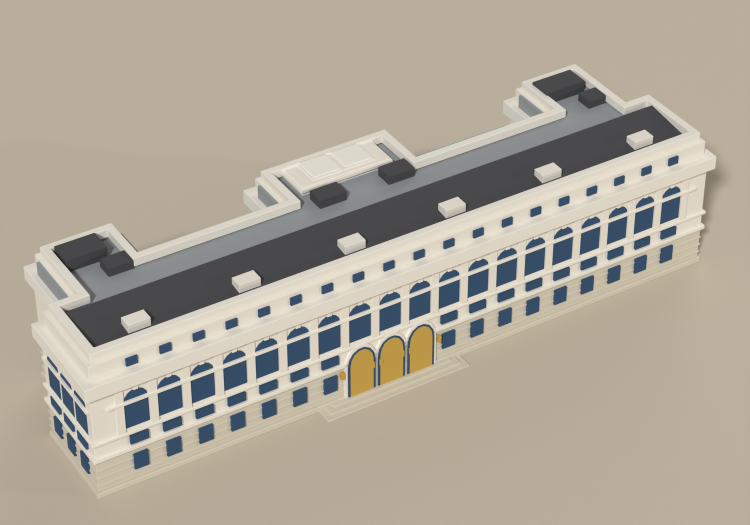
#> input picture artifacts/earl-warren-building/earl-warren-building-aerial.png, 1500 x 1050 px, given in place of earl-warren-building-north.png, which was not available (shown at 1/2 size)
$ python make_contact_sheet.py
#> lines starting #> are read from the running program, lines starting #| are printed output that depends on the picture; pictures that were not available may be replaced by others from this repository, and a replacement may not be noted
"""Compose the review renders into earl-warren-building-contact-sheet.png."""

from pathlib import Path

from PIL import Image, ImageDraw, ImageFont

HERE = Path(__file__).resolve().parent
BG = (237, 227, 209)
INK = (58, 52, 44)


def _font():
    for p in ("/usr/share/fonts/truetype/dejavu/DejaVuSans-Bold.ttf",
              "/System/Library/Fonts/Supplemental/Arial Bold.ttf",
              "/System/Library/Fonts/Helvetica.ttc"):
        try:
            return ImageFont.truetype(p, 34)
        except OSError:
            continue
    return ImageFont.load_default()


FONT = _font()
VIEWS = ["north", "east", "south", "west", "top", "aerial", "night", "night-entrance"]
COLS = 4
PAD = 40
LABEL_H = 56
CELL_W = 460


def load(view):
#> called with view = 'north'
    img = Image.open(HERE / f"earl-warren-building-{view}.png").convert("RGB")
    w = CELL_W
    h = round(img.height * w / img.width)
#> h = 322
    return img.resize((w, h), Image.LANCZOS)
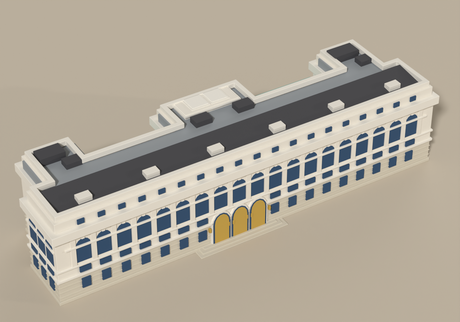
#> returned value: PIL image 460x322 RGB; mean R, G, B 174.3, 166.4, 152.4


def main():
    tiles = [load(v) for v in VIEWS]
#> call 2 of load, with view = 'east'
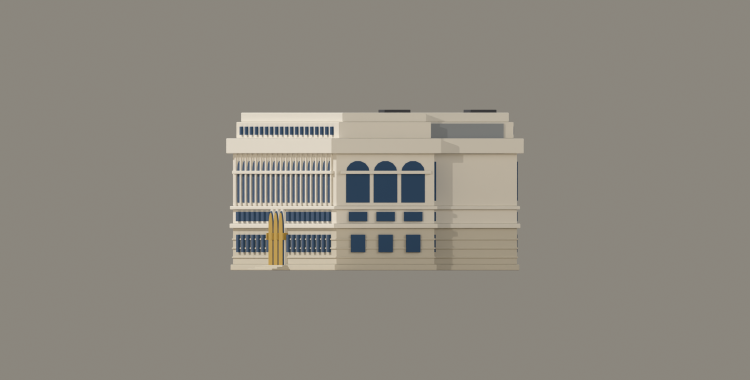
#> input picture artifacts/earl-warren-building/earl-warren-building-east.png, 1500 x 760 px (shown at 1/2 size)
#> in load (call 2), `return img.resize((w, h), Image.LANCZOS)`:
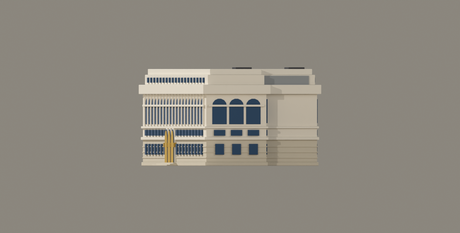
#> returned value: PIL image 460x233 RGB; mean R, G, B 141.8, 137, 127.8
#> call 3 of load, with view = 'south'
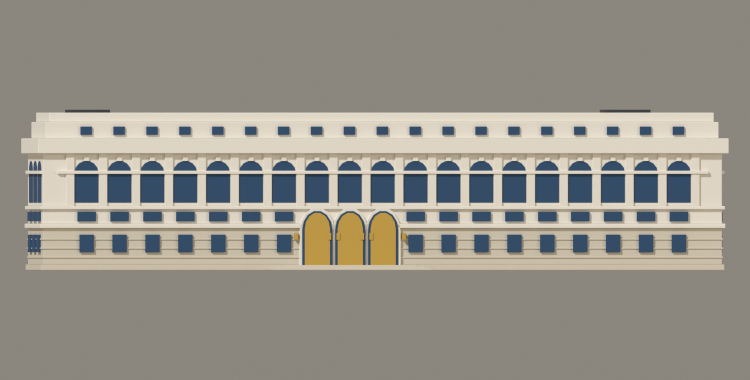
#> input picture artifacts/earl-warren-building/earl-warren-building-south.png, 1500 x 760 px (shown at 1/2 size)
#> in load (call 3), `return img.resize((w, h), Image.LANCZOS)`:
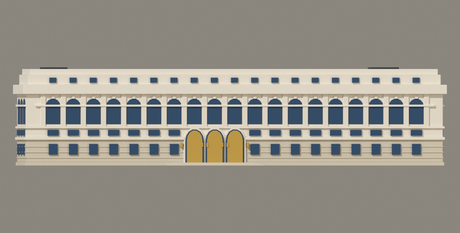
#> returned value: PIL image 460x233 RGB; mean R, G, B 150.1, 146, 136.7
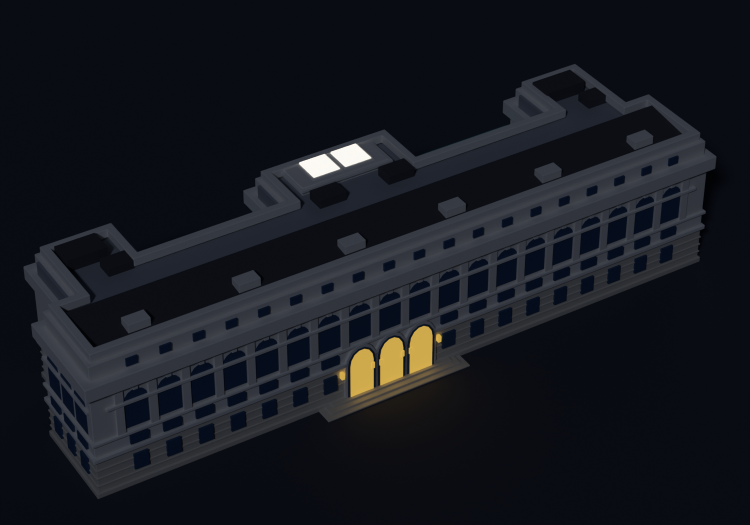
#> input picture artifacts/earl-warren-building/earl-warren-building-night.png, 1500 x 1050 px (shown at 1/2 size)
#> in load (call 7), `return img.resize((w, h), Image.LANCZOS)`:
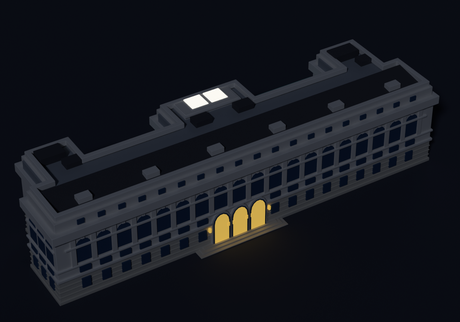
#> returned value: PIL image 460x322 RGB; mean R, G, B 22, 24.5, 31
    rows = [tiles[i : i + COLS] for i in range(0, len(tiles), COLS)]
    row_h = [LABEL_H + max(t.height for t in r) for r in rows]
    width = PAD + COLS * (CELL_W + PAD)
    height = PAD + sum(h + PAD for h in row_h)
    sheet = Image.new("RGB", (width, height), BG)
    draw = ImageDraw.Draw(sheet)

    y = PAD
    for ri, row in enumerate(rows):
        for ci, tile in enumerate(row):
            cx = PAD + ci * (CELL_W + PAD) + CELL_W // 2
            label = VIEWS[ri * COLS + ci].upper()
            draw.text((cx, y + LABEL_H // 2), label, font=FONT, fill=INK, anchor="mm")
            sheet.paste(tile, (cx - tile.width // 2, y + LABEL_H))
        y += row_h[ri] + PAD

    out = HERE / "earl-warren-building-contact-sheet.png"
    sheet.save(out)
    print(f"[contact-sheet] {out}")


if __name__ == "__main__":
#> (the run stopped early here; a loop or call above may not have finished)
